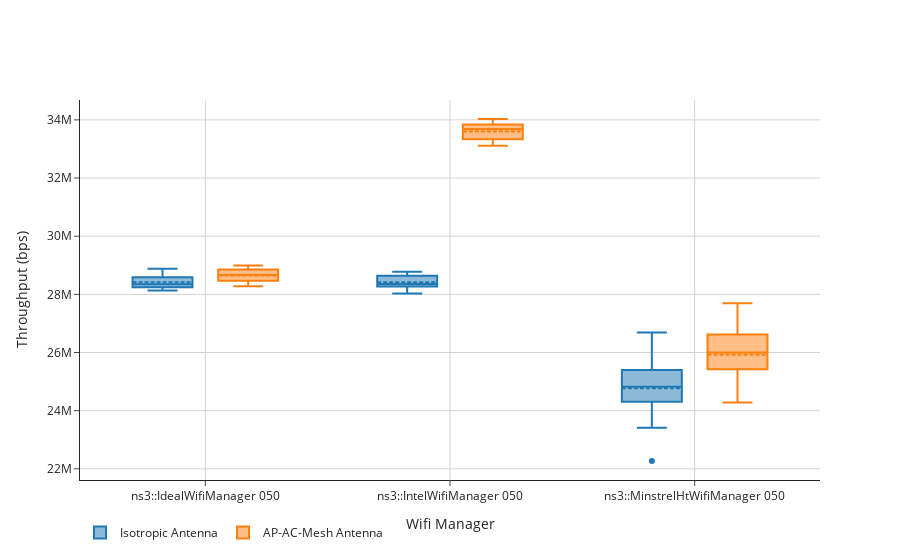

The notebook cell saved with this chart:
### Code cell
radius = '100'
filtered = full[(full['distance'] == radius)]
filtered = filtered[(filtered['N'] == '5')]
filtered['cross'] = filtered['wifiManager'] + " " + filtered['dataRate'].apply(lambda x: str('{num:03d}'.format(num=int(x.rstrip("Mbps")))))
filtered = filtered.sort_values(by=['cross'])
drone = filtered[(filtered['agentType'] == 'Drone')]
client = filtered[(filtered['agentType'] == 'Client')]


fig = go.Figure(data=data, layout=layout)

trace0 = go.Box(
    y=(client['Throughput']),
    x=client['cross'],
    name='Isotropic Antenna',
    boxmean=True
)

trace1 = go.Box(
    y=(drone['Throughput']),
    x=drone['cross'],
    name='AP-AC-Mesh Antenna',
    boxmean=True
)


data = [trace0, trace1]
layout = go.Layout(
    template = "simple_white",
    xaxis_title="Wifi Manager",
    yaxis=go.layout.YAxis(
        title='Throughput (bps)',
    ),
    boxmode='group'
)

fig = go.Figure(data=data, layout=layout)
fig.update_layout(legend_orientation="h")
fig.update_xaxes(showgrid=True, gridwidth=1, gridcolor='LightGrey')
fig.update_yaxes(showgrid=True, gridwidth=1, gridcolor='LightGrey')
fig.show()
fig.write_image("100m_sink_comparison_3dB.png")

### Figure 1 — Plotly figure (JSON) as saved in the notebook; plotly's stock layout.template omitted (floating-point values rounded to 4 significant figures)
{"data": [{"boxmean": true, "name": "Isotropic Antenna", "type": "box", "x": ["ns3::IdealWifiManager 050", "ns3::IdealWifiManager 050", "ns3::IdealWifiManager 050", "ns3::IdealWifiManager 050", "ns3::IdealWifiManager 050", "ns3::IdealWifiManager 050", "ns3::IdealWifiManager 050", "ns3::IdealWifiManager 050", "ns3::IdealWifiManager 050", "ns3::IdealWifiManager 050", "ns3::IdealWifiManager 050", "ns3::IdealWifiManager 050", "ns3::IdealWifiManager 050", "ns3::IdealWifiManager 050", "ns3::IdealWifiManager 050", "ns3::IdealWifiManager 050", "ns3::IdealWifiManager 050", "ns3::IdealWifiManager 050", "ns3::IdealWifiManager 050", "ns3::IdealWifiManager 050", "ns3::IntelWifiManager 050", "ns3::IntelWifiManager 050", "ns3::IntelWifiManager 050", "ns3::IntelWifiManager 050", "ns3::IntelWifiManager 050", "ns3::IntelWifiManager 050", "ns3::IntelWifiManager 050", "ns3::IntelWifiManager 050", "ns3::IntelWifiManager 050", "ns3::IntelWifiManager 050", "ns3::IntelWifiManager 050", "ns3::IntelWifiManager 050", "ns3::IntelWifiManager 050", "ns3::IntelWifiManager 050", "ns3::IntelWifiManager 050", "ns3::IntelWifiManager 050", "ns3::IntelWifiManager 050", "ns3::IntelWifiManager 050", "ns3::IntelWifiManager 050", "ns3::IntelWifiManager 050", "ns3::MinstrelHtWifiManager 050", "ns3::MinstrelHtWifiManager 050", "ns3::MinstrelHtWifiManager 050", "ns3::MinstrelHtWifiManager 050", "ns3::MinstrelHtWifiManager 050", "ns3::MinstrelHtWifiManager 050", "ns3::MinstrelHtWifiManager 050", "ns3::MinstrelHtWifiManager 050", "ns3::MinstrelHtWifiManager 050", "ns3::MinstrelHtWifiManager 050", "ns3::MinstrelHtWifiManager 050", "ns3::MinstrelHtWifiManager 050", "ns3::MinstrelHtWifiManager 050", "ns3::MinstrelHtWifiManager 050", "ns3::MinstrelHtWifiManager 050", "ns3::MinstrelHtWifiManager 050", "ns3::MinstrelHtWifiManager 050", "ns3::MinstrelHtWifiManager 050", "ns3::MinstrelHtWifiManager 050", "ns3::MinstrelHtWifiManager 050"], "y": [28240000.0, 28880000.0, 28650000.0, 28590000.0, 28130000.0, 28650000.0, 28300000.0, 28300000.0, 28310000.0, 28190000.0, 28580000.0, 28200000.0, 28550000.0, 28380000.0, 28170000.0, 28250000.0, 28450000.0, 28590000.0, 28290000.0, 28660000.0, 28660000.0, 28780000.0, 28700000.0, 28030000.0, 28740000.0, 28360000.0, 28290000.0, 28130000.0, 28260000.0, 28110000.0, 28170000.0, 28600000.0, 28320000.0, 28350000.0, 28270000.0, 28390000.0, 28630000.0, 28310000.0, 28590000.0, 28710000.0, 25140000.0, 23790000.0, 24640000.0, 25210000.0, 24160000.0, 24520000.0, 22270000.0, 24690000.0, 25000000.0, 24640000.0, 24150000.0, 25470000.0, 25680000.0, 26690000.0, 25340000.0, 23410000.0, 25610000.0, 24450000.0, 25620000.0, 24950000.0]}, {"boxmean": true, "name": "AP-AC-Mesh Antenna", "type": "box", "x": ["ns3::IdealWifiManager 050", "ns3::IdealWifiManager 050", "ns3::IdealWifiManager 050", "ns3::IdealWifiManager 050", "ns3::IdealWifiManager 050", "ns3::IdealWifiManager 050", "ns3::IdealWifiManager 050", "ns3::IdealWifiManager 050", "ns3::IdealWifiManager 050", "ns3::IdealWifiManager 050", "ns3::IdealWifiManager 050", "ns3::IdealWifiManager 050", "ns3::IdealWifiManager 050", "ns3::IdealWifiManager 050", "ns3::IdealWifiManager 050", "ns3::IdealWifiManager 050", "ns3::IdealWifiManager 050", "ns3::IdealWifiManager 050", "ns3::IdealWifiManager 050", "ns3::IdealWifiManager 050", "ns3::IntelWifiManager 050", "ns3::IntelWifiManager 050", "ns3::IntelWifiManager 050", "ns3::IntelWifiManager 050", "ns3::IntelWifiManager 050", "ns3::IntelWifiManager 050", "ns3::IntelWifiManager 050", "ns3::IntelWifiManager 050", "ns3::IntelWifiManager 050", "ns3::IntelWifiManager 050", "ns3::IntelWifiManager 050", "ns3::IntelWifiManager 050", "ns3::IntelWifiManager 050", "ns3::IntelWifiManager 050", "ns3::IntelWifiManager 050", "ns3::IntelWifiManager 050", "ns3::IntelWifiManager 050", "ns3::IntelWifiManager 050", "ns3::IntelWifiManager 050", "ns3::IntelWifiManager 050", "ns3::MinstrelHtWifiManager 050", "ns3::MinstrelHtWifiManager 050", "ns3::MinstrelHtWifiManager 050", "ns3::MinstrelHtWifiManager 050", "ns3::MinstrelHtWifiManager 050", "ns3::MinstrelHtWifiManager 050", "ns3::MinstrelHtWifiManager 050", "ns3::MinstrelHtWifiManager 050", "ns3::MinstrelHtWifiManager 050", "ns3::MinstrelHtWifiManager 050", "ns3::MinstrelHtWifiManager 050", "ns3::MinstrelHtWifiManager 050", "ns3::MinstrelHtWifiManager 050", "ns3::MinstrelHtWifiManager 050", "ns3::MinstrelHtWifiManager 050", "ns3::MinstrelHtWifiManager 050", "ns3::MinstrelHtWifiManager 050", "ns3::MinstrelHtWifiManager 050", "ns3::MinstrelHtWifiManager 050", "ns3::MinstrelHtWifiManager 050"], "y": [28610000.0, 28870000.0, 28550000.0, 28280000.0, 28490000.0, 28447269, 28400000.0, 28990000.0, 28680000.0, 28800000.0, 28290000.0, 28400000.0, 28850000.0, 28720000.0, 28650000.0, 28920000.0, 28770000.0, 28860000.0, 28580000.0, 28860000.0, 33200000.0, 33300000.0, 33430000.0, 33370000.0, 33670000.0, 34030000.0, 33880000.0, 33110000.0, 33730000.0, 33700000.0, 33750000.0, 33250000.0, 33220000.0, 33890000.0, 33870000.0, 33600000.0, 33980000.0, 33810000.0, 33810000.0, 33370000.0, 26590000.0, 27080000.0, 24450000.0, 26110000.0, 25840000.0, 26140000.0, 26240000.0, 26660000.0, 27690000.0, 24280000.0, 24310000.0, 24680000.0, 26460000.0, 25860000.0, 26830000.0, 25540000.0, 25890000.0, 25320000.0, 25660000.0, 26790000.0]}], "layout": {"boxmode": "group", "legend": {"orientation": "h"}, "xaxis": {"gridcolor": "LightGrey", "gridwidth": 1, "showgrid": true, "title": {"text": "Wifi Manager"}}, "yaxis": {"gridcolor": "LightGrey", "gridwidth": 1, "showgrid": true, "title": {"text": "Throughput (bps)"}}}}
